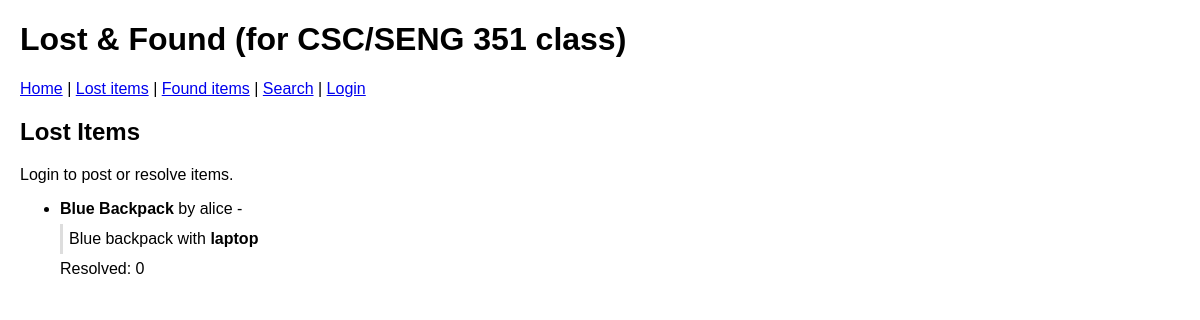
Page /lost on the committed database.
### tables this page shows
CREATE TABLE lost_items (
    id INTEGER PRIMARY KEY AUTOINCREMENT,
    owner TEXT NOT NULL,
    title TEXT NOT NULL,
    description TEXT,
    image TEXT,
    resolved INTEGER DEFAULT 0
);

### app.py (the view)
@app.route('/lost')
def lost_list():
    db = get_db()
    cur = db.cursor()
    cur.execute("SELECT id, owner, title, description, image, resolved FROM lost_items")
    items = cur.fetchall()
    return render_template('lost_list.html', items=items, user=session.get('user'), role=session.get('role'))

### app.py (called while the page is built)
def get_db():
    db = getattr(g, '_database', None)
    if db is None:
        db = g._database = sqlite3.connect(DATABASE)
    return db

@app.teardown_appcontext
def close_connection(exception):
    db = getattr(g, '_database', None)
    if db is not None:
        db.close()

### templates/lost_list.html (shortened to what this page needs)
{% extends "base.html" %}
{% block content %}
  <h2>Lost Items</h2>
  {% if user %}
    <p><a href="{{ url_for('lost_new') }}">Post a lost item</a></p>
  {% else %}
    <p>Login to post or resolve items.</p>
  {% endif %}
  <ul>
  {% for item in items %}
    <li>
      <strong>{{ item[2] }}</strong> by {{ item[1] }} -
      <div class="desc">{{ item[3]|safe }}</div>
      <div>Resolved: {{ item[5] }}</div>
    </li>
  {% endfor %}
  </ul>
{% endblock %}

### templates/base.html (shortened to what this page needs)
<!doctype html>
<html>
<head>
  <link rel="stylesheet" href="{{ url_for('static', filename='style.css') }}">
</head>
<body>
  <header>
    <h1>Lost & Found (for CSC/SENG 351 class)</h1>
    <nav>
      <a href="{{ url_for('index') }}">Home</a> |
      <a href="{{ url_for('lost_list') }}">Lost items</a> |
      <a href="{{ url_for('found_list') }}">Found items</a> |
      <a href="{{ url_for('search') }}">Search</a> |
      {% if user %}
        Logged in as {{ user }} ({{ role }}) |
        <a href="{{ url_for('logout') }}">Logout</a>
      {% else %}
        <a href="{{ url_for('login') }}">Login</a>
      {% endif %}
    </nav>
  </header>
  <main>
    {% block content %}{% endblock %}
  </main>
</body>
</html>

### static/style.css (style rules this page uses)
body { font-family: Arial, sans-serif; margin: 20px; }
header { margin-bottom: 10px; }
nav { margin-top: 5px; margin-bottom: 10px; }
.desc { margin: 6px 0; padding: 6px; border-left: 3px solid #ddd; }

### rows in the picture
lost_items: title "Blue Backpack", owner "alice", description "Blue backpack with laptop", resolved "0"
